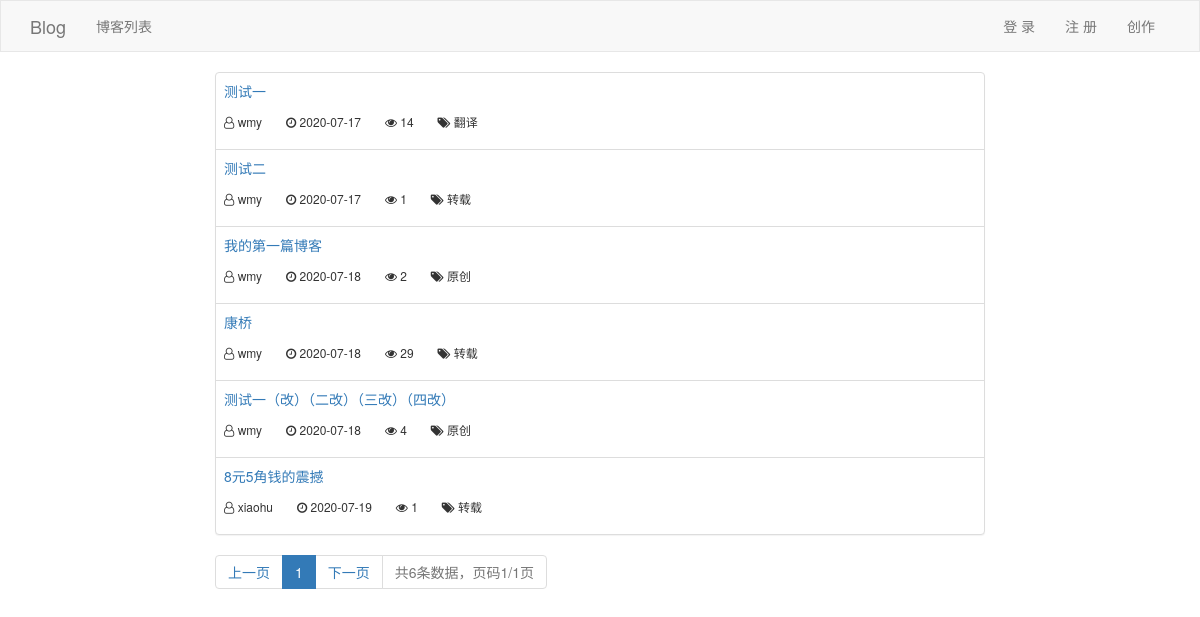
The app's page /blog/list/ with its own data.
### web/models.py (models this page shows, shortened)
class Blog(models.Model):
    title = models.CharField(verbose_name='标题', max_length=100)
    content = models.TextField(verbose_name='正文', default='')
    creator = models.ForeignKey(verbose_name='创建者', to="UserInfo")
    create_time = models.DateTimeField(verbose_name='创建时间', default=timezone.now)
    modify_time = models.DateTimeField(verbose_name='修改时间', auto_now=True)
    click_nums = models.IntegerField(verbose_name='点击量', default=0)
    category = models.ForeignKey(Category, verbose_name='文章类别')
    tag = models.ManyToManyField(Tag, verbose_name='文章标签')
    class Meta:
        verbose_name = '我的博客'
        verbose_name_plural = verbose_name

class UserInfo(models.Model):
    username = models.CharField(verbose_name="用户名", max_length=32)
    email = models.EmailField(verbose_name="邮箱", max_length=32)
    password = models.CharField(verbose_name="密码", max_length=32)
    mobile_phone = models.CharField(verbose_name="手机号", max_length=32)

class Category(models.Model):
    name = models.CharField(verbose_name='文章类别', max_length=20)
    class Meta:
        verbose_name = '文章类别'
        verbose_name_plural = verbose_name
    def __str__(self):
        return self.name

### web/views.py (the view)
# urls.py: url(r'^blog/list/$', views.blog_list, name='blog_list'),
def blog_list(request):
    queryset = models.Blog.objects.all()
    page_object = Pagination(
        current_page=request.GET.get('page'),
        all_count=queryset.count(),
        base_url=request.path_info,
        query_params=request.GET,
        per_page=50
    )
    blog_object_list = queryset[page_object.start:page_object.end]
    form = BlogListModelForm()
    content = {
        'blog_object_list': blog_object_list,
        'page_html': page_object.page_html(),
        'form': form
    }
    return render(request, 'blog_list.html', content)

### utils/pagination.py (called while the page is built)
    @property
    def start(self):
        return (self.current_page - 1) * self.per_page

    @property
    def end(self):
        return self.current_page * self.per_page

### templates/blog_list.html (shortened to what this page needs)
{% extends 'layout/basic.html' %}
{% load static %}
{% block css %}
    <link rel="stylesheet" href="{% static 'plugin/editor-md/css/editormd.min.css' %}">
{% endblock %}
{% block content %}
    <div class="col-sm-2"></div>
    <div class="col-sm-8 list">
        <div class="panel panel-default">
            <table class="table">
                <tbody class="blog-list">
                {% for item in blog_object_list %}
                    <tr>
                        <td class="blog">
                            <div>
                                <a target="_blank"
                                   href="{% url 'blog_detail' blog_id=item.id %}">{{ item.title }}</a>
                            </div>
                            <div class="tags">
                                <span>
                                    <i class="fa fa-user-o" aria-hidden="true"></i>
                                    {{ item.creator.username }}
                                </span>
                                <span class="">
                                    <i class="fa fa-clock-o" aria-hidden="true"></i>
                                    {{ item.create_time |date:'Y-m-d' }}
                                </span>
                                <span>
                                    <i class="fa fa-eye" aria-hidden="true"></i>
                                    {{ item.click_nums }}
                                </span>
                                <span>
                                    <i class="fa fa-tags" aria-hidden="true"></i>
                                    {{ item.category }}
                                </span>
                            </div>
                        </td>
                    </tr>
                {% endfor %}
                </tbody>
            </table>
        </div>
        <nav aria-label="...">
            <ul class="pagination" style="margin-top: 0;">
                {{ page_html|safe }}
            </ul>
        </nav>
    </div>
{% endblock %}

### templates/layout/basic.html (shortened to what this page needs)
{% load static %}
<!DOCTYPE html>
<html lang="en">
<head>
    <link rel="stylesheet" href="{% static 'plugin/bootstrap/css/bootstrap.min.css' %}">
    <link rel="stylesheet" href="{% static 'plugin/font-awesome/css/font-awesome.min.css' %}">
    {% block css %}{% endblock %}
</head>
<body>
<nav class="navbar navbar-default">
    <div class="container">
        <div class="navbar-header">
            <a class="navbar-brand" href="{% url 'index' %}">Blog</a>
        </div>
        <div class="collapse navbar-collapse" id="bs-example-navbar-collapse-1">
            <ul class="nav navbar-nav">
                <li><a href="{% url 'blog_list' %}">博客列表</a></li>
            </ul>
            <ul class="nav navbar-nav navbar-right">
                {% if request.session.user_id %}
                    <li class="dropdown">
                        <a href="#" class="dropdown-toggle" data-toggle="dropdown" role="button"
                           aria-haspopup="true" aria-expanded="false">{{ request.session.user_name }}<span
                                class="caret"></span></a>
                        <ul class="dropdown-menu">
                            <li><a href="{% url 'logout' %}">退出</a></li>
                        </ul>
                    </li>
                {% else %}
                    <li><a href="{% url 'login' %}">登 录</a></li>
                    <li><a href="{% url 'register' %}">注 册</a></li>
                {% endif %}
                <li><a href="{% url 'blog' %}">创作</a></li>
            </ul>
        </div>
    </div>
</nav>
{% block content %}{% endblock %}
</body>
</html>

### templates/layout/basic.html (style rules this page uses)
.navbar-default { border-radius: 0; }

### templates/blog_list.html (style rules this page uses)
.list { z-index: 2; }
.blog-list .blog .tags { padding: 10px 0; }
.blog-list .blog .tags span { margin-right: 20px; display: inline-block; font-size: 12px; }

### records on screen
Blog: title "测试一", creator.username "wmy", create_time "2020-07-17", click_nums "14", category "翻译"
Blog: title "测试二", creator.username "wmy", create_time "2020-07-17", click_nums "1", category "转载"
Blog: title "我的第一篇博客", creator.username "wmy", create_time "2020-07-18", click_nums "2", category "原创"
Blog: title "康桥", creator.username "wmy", create_time "2020-07-18", click_nums "29", category "转载"
Blog: title "测试一（改）（二改）（三改）（四改）", creator.username "wmy", create_time "2020-07-18", click_nums "4", category "原创"
Blog: title "8元5角钱的震撼", creator.username "xiaohu", create_time "2020-07-19", click_nums "1", category "转载"

### other values on screen
{{ page_html|safe }} "上一页 1 下一页 共6条数据，页码1/1页"
